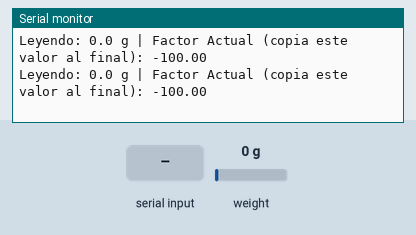
This sketch was run on a simulated Arduino Uno, built with avr-gcc and run on an emulated ATmega328P. Parts: the last lines printed to the serial monitor. The test bench sets the inputs (shaded band); at power-on: weight on the scale 0 g.

Above: at 2.2 s.
2.3 s: weight on the scale set to 100 g
At 2.44 s:
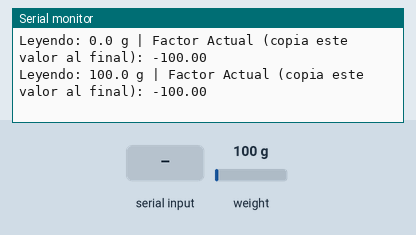
5.3 s: "a" received over Serial
At 5.76 s:
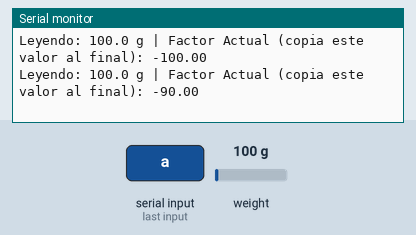
6.8 s: "s" received over Serial
At 7.27 s:
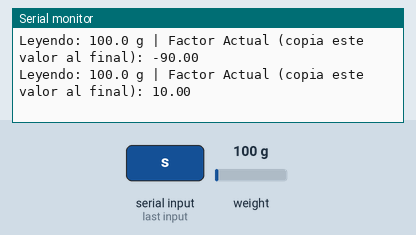
8.3 s: weight on the scale set to 1250 g
At 8.47 s:
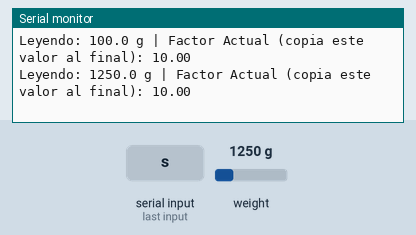
Timing chart, 0 to 10.8 s (numbered marks = the images above; inputs shaded):
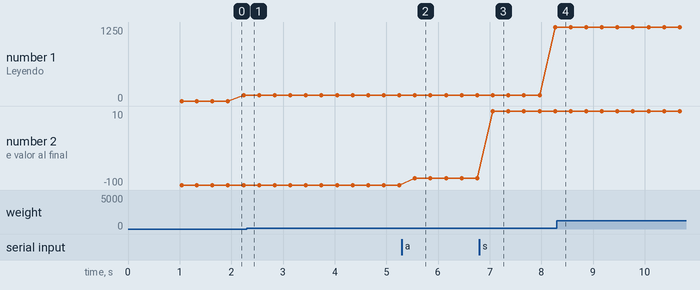

The sketch:

CALIBRACION_BALANZA.ino
```cpp
#include "HX711.h"

// PINES (Los que ya configuramos)
const int LOADCELL_DOUT_PIN = 11;
const int LOADCELL_SCK_PIN = 10;

HX711 scale;

// Valor inicial de calibración (Empezamos "a ciegas")
float calibration_factor = -100.0;

void setup() {
  Serial.begin(115200);
  Serial.println("--- INICIANDO CALIBRACION INTERACTIVA ---");
  Serial.println("1. NO coloque nada en la balanza aun.");
  Serial.println("2. Espere a que se tare (poner a cero)...");

  scale.begin(LOADCELL_DOUT_PIN, LOADCELL_SCK_PIN);
  scale.set_scale();
  scale.tare(); // Resetea la balanza a 0

  Serial.println("--- LISTO ---");
  Serial.println("3. Coloque ahora su PESO CONOCIDO (ej: celular, 1kg arroz) sobre la balanza.");
  Serial.println("4. Envie 'a', 's', 'd', 'f' para AUMENTAR el factor de calibracion.");
  Serial.println("5. Envie 'z', 'x', 'c', 'v' para DISMINUIR el factor de calibracion.");
  Serial.println("   (Las letras mas a la derecha hacen cambios mas grandes)");
  Serial.println("OBJETIVO: Que la lectura coincida con el peso real de su objeto.");
}

void loop() {
  scale.set_scale(calibration_factor); // Aplica el factor actual

  Serial.print("Leyendo: ");
  Serial.print(scale.get_units(), 1); // Muestra el peso con 1 decimal
  Serial.print(" g");
  Serial.print(" | Factor Actual (copia este valor al final): ");
  Serial.println(calibration_factor);

  if(Serial.available()) {
    char temp = Serial.read();

    // Ajuste fino
    if(temp == 'a') calibration_factor += 10;
    else if(temp == 'z') calibration_factor -= 10;

    // Ajuste medio
    else if(temp == 's') calibration_factor += 100;
    else if(temp == 'x') calibration_factor -= 100;

    // Ajuste grande
    else if(temp == 'd') calibration_factor += 1000;
    else if(temp == 'c') calibration_factor -= 1000;

    // Ajuste enorme
    else if(temp == 'f') calibration_factor += 10000;
    else if(temp == 'v') calibration_factor -= 10000;
  }

  delay(200); // Pequeña pausa para leer bien
}
```

Measured:
- after the input at 5.3 s, the serial monitor: prints a new line after 0.25 s (image 2)
- after the input at 6.8 s, the serial monitor: prints a new line after 0.26 s (image 3)
- plotted number 1: 100 → 1250 after the input at 6.8 s
- plotted number 2: -100 → -90 after the input at 5.3 s, -90 → 10 after the input at 6.8 s
